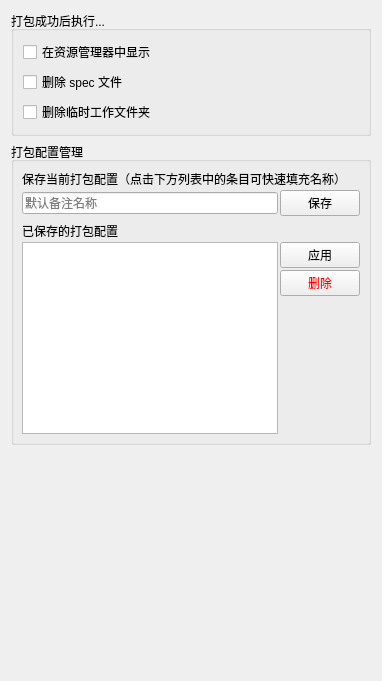
       <widget class="QWidget" name="tab_pyitool_settings">
        <attribute name="title">
         <string>工具设置</string>
        </attribute>
        <layout class="QVBoxLayout" name="verticalLayout_33">
         <item>
          <widget class="QGroupBox" name="groupBox_3">
           <property name="title">
            <string>打包成功后执行...</string>
           </property>
           <layout class="QVBoxLayout" name="verticalLayout_31">
            <item>
             <layout class="QVBoxLayout" name="verticalLayout_20">
              <item>
               <widget class="QCheckBox" name="cb_explorer_show">
                <property name="toolTip">
                 <string>打包成功后打开资源管理器并选中打包好的 .exe 文件，如果打包失败则不会打开资源管理器。</string>
                </property>
                <property name="text">
                 <string>在资源管理器中显示</string>
                </property>
               </widget>
              </item>
              <item>
               <widget class="QCheckBox" name="cb_delete_spec_file">
                <property name="toolTip">
                 <string>打包成功后删除 Pyinstaller 生成的 .spec 文件，打包失败则不会执行删除操作。</string>
                </property>
                <property name="text">
                 <string>删除 spec 文件</string>
                </property>
               </widget>
              </item>
              <item>
               <widget class="QCheckBox" name="cb_delete_working_dir">
                <property name="toolTip">
                 <string>打包成功后删除临时工作文件夹，打包失败则不会执行删除操作。
如果你没有自定义临时工作目录所在目录，则临时工作目录指的就是源代码根目录下的 build 目录。</string>
                </property>
                <property name="text">
                 <string>删除临时工作文件夹</string>
                </property>
               </widget>
              </item>
             </layout>
            </item>
           </layout>
          </widget>
         </item>
         <item>
          <widget class="QGroupBox" name="groupBox_4">
           <property name="title">
            <string>打包配置管理</string>
           </property>
           <layout class="QVBoxLayout" name="verticalLayout_32">
            <property name="leftMargin">
             <number>8</number>
            </property>
            <property name="topMargin">
             <number>8</number>
            </property>
            <property name="rightMargin">
             <number>8</number>
            </property>
            <property name="bottomMargin">
             <number>8</number>
            </property>
            <item>
             <layout class="QVBoxLayout" name="verticalLayout_26">
              <property name="spacing">
               <number>2</number>
              </property>
              <item>
               <widget class="QLabel" name="label_28">
                <property name="text">
                 <string>保存当前打包配置（点击下方列表中的条目可快速填充名称）</string>
                </property>
               </widget>
              </item>
              <item>
               <layout class="QHBoxLayout" name="horizontalLayout_32">
                <item>
                 <widget class="QLineEdit" name="uiLineEdit_config_remark">
                  <property name="toolTip">
                   <string>当前打包配置是指程序打包工具所有复选框、输入框等控件的状态、内容。
输入备注名称并点击“保存”按钮将这些设置保存下来以便在打包不同项目时快速切换。</string>
                  </property>
                  <property name="placeholderText">
                   <string>默认备注名称</string>
                  </property>
                 </widget>
                </item>
                <item>
                 <widget class="QPushButton" name="uiPushButton_save_config">
                  <property name="toolTip">
                   <string>以左侧输入框内容作为名称，将打包工具的复选框、输入框等控件的状态、内容保存下来。
如果左侧输入框不输入任何内容，则使用默认名称来保存配置。</string>
                  </property>
                  <property name="text">
                   <string>保存</string>
                  </property>
                 </widget>
                </item>
               </layout>
              </item>
             </layout>
            </item>
            <item>
             <layout class="QVBoxLayout" name="verticalLayout_30">
              <property name="spacing">
               <number>2</number>
              </property>
              <item>
               <widget class="QLabel" name="label_29">
                <property name="text">
                 <string>已保存的打包配置</string>
                </property>
               </widget>
              </item>
              <item>
               <layout class="QHBoxLayout" name="horizontalLayout_7">
                <item>
                 <widget class="QListWidget" name="uiListWidget_saved_config">
                  <property name="toolTip">
                   <string>所有已保存的配置，这里显示的是你在保存配置时输入的备注名称。</string>
                  </property>
                 </widget>
                </item>
                <item>
                 <layout class="QVBoxLayout" name="verticalLayout_27">
                  <item>
                   <widget class="QPushButton" name="uiPushButton_apply_config">
                    <property name="toolTip">
                     <string>复制一份打包配置列表中被选中的配置，将它作为当前配置并更新到打包工具的界面上。</string>
                    </property>
                    <property name="text">
                     <string>应用</string>
                    </property>
                   </widget>
                  </item>
                  <item>
                   <widget class="QPushButton" name="uiPushButton_delete_config">
                    <property name="palette">
                     <palette>
                      <active>
                       <colorrole role="ButtonText">
                        <brush brushstyle="SolidPattern">
                         <color alpha="255">
                          <red>255</red>
                          <green>0</green>
                          <blue>0</blue>
                         </color>
                        </brush>
                       </colorrole>
                      </active>
                      <inactive>
                       <colorrole role="ButtonText">
                        <brush brushstyle="SolidPattern">
                         <color alpha="255">
                          <red>255</red>
                          <green>0</green>
                          <blue>0</blue>
                         </color>
                        </brush>
                       </colorrole>
                      </inactive>
                      <disabled>
                       <colorrole role="ButtonText">
                        <brush brushstyle="SolidPattern">
                         <color alpha="255">
                          <red>120</red>
                          <green>120</green>
                          <blue>120</blue>
                         </color>
                        </brush>
                       </colorrole>
                      </disabled>
                     </palette>
                    </property>
                    <property name="toolTip">
                     <string>将左侧配置列表中已被选中的配置删除。</string>
                    </property>
                    <property name="text">
                     <string>删除</string>
                    </property>
                   </widget>
                  </item>
                  <item>
                   <spacer name="verticalSpacer_4">
                    <property name="orientation">
                     <enum>Qt::Vertical</enum>
                    </property>
                    <property name="sizeHint" stdset="0">
                     <size>
                      <width>20</width>
                      <height>40</height>
                     </size>
                    </property>
                   </spacer>
                  </item>
                 </layout>
                </item>
               </layout>
              </item>
             </layout>
            </item>
           </layout>
          </widget>
         </item>
         <item>
          <spacer name="verticalSpacer_3">
           <property name="orientation">
            <enum>Qt::Vertical</enum>
           </property>
           <property name="sizeHint" stdset="0">
            <size>
             <width>20</width>
             <height>225</height>
            </size>
           </property>
          </spacer>
         </item>
        </layout>
       </widget>
